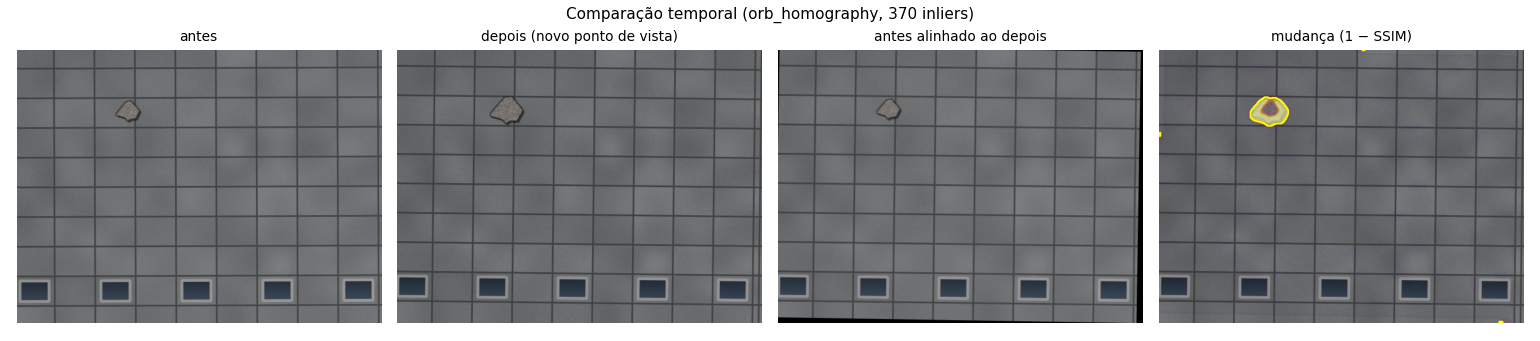
#> input picture artifacts/evaluation/comparison_example.png, 1540 x 341 px; its folder holds only this picture in this run
$ python -i features.py   (imports and definitions only)   (older library calls are emulated)
#> lines starting #> are read from the running program, lines starting #| are printed output that depends on the picture
"""Extração de características reproduzíveis por patch (sem rede neural, executa em CPU).

Para cada patch quadrado (padrão 32 px, passo 16 px) calculamos 31 características:

* cor Lab relativa à mediana da imagem (média e desvio por canal)            → 6
* histograma de orientação de gradiente ponderado por magnitude (tipo HOG)   → 9
* magnitude de gradiente relativa (média e desvio)                           → 2
* histograma LBP uniforme (P=8, R=1)                                         → 10
* resposta black-hat (estruturas escuras e finas): média e fração forte      → 2
* densidade de bordas Canny e energia do Laplaciano relativa                 → 2

Valores relativos à própria imagem tornam o modelo menos sensível à cor do revestimento e à
iluminação global. Todas as médias por patch usam imagens integrais (custo O(pixels)).
"""

from __future__ import annotations

from dataclasses import dataclass

import cv2
import numpy as np
from skimage.feature import local_binary_pattern

FEATURE_NAMES = (
    [f"lab_rel_mean_{c}" for c in "Lab"]
    + [f"lab_rel_std_{c}" for c in "Lab"]
    + [f"hog_bin_{i}" for i in range(9)]
    + ["grad_rel_mean", "grad_rel_std"]
    + [f"lbp_{i}" for i in range(10)]
    + ["blackhat_mean", "blackhat_strong_frac", "edge_density", "laplacian_rel"]
)
N_FEATURES = len(FEATURE_NAMES)


@dataclass(frozen=True)
class PixelMaps:
    """Mapas por pixel reutilizados pela categorização heurística."""

    lab: np.ndarray  # float32, L em 0–100
    l_rel: np.ndarray
    grad_mag: np.ndarray
    blackhat: np.ndarray
    laplacian: np.ndarray
    edges: np.ndarray
    median_lab: np.ndarray


def pixel_maps(image_bgr: np.ndarray) -> PixelMaps:
    lab = cv2.cvtColor(image_bgr.astype(np.float32) / 255.0, cv2.COLOR_BGR2LAB)
    med = np.median(lab.reshape(-1, 3), axis=0).astype(np.float32)
    L = lab[..., 0]
    gx = cv2.Sobel(L, cv2.CV_32F, 1, 0, ksize=3)
    gy = cv2.Sobel(L, cv2.CV_32F, 0, 1, ksize=3)
    mag = np.sqrt(gx * gx + gy * gy)
    kernel = cv2.getStructuringElement(cv2.MORPH_ELLIPSE, (9, 9))
    blackhat = cv2.morphologyEx(L, cv2.MORPH_BLACKHAT, kernel)
    lap = np.abs(cv2.Laplacian(cv2.GaussianBlur(L, (3, 3), 0), cv2.CV_32F))
    gray = cv2.cvtColor(image_bgr, cv2.COLOR_BGR2GRAY)
    v = float(np.median(gray))
    edges = cv2.Canny(gray, int(max(0, 0.66 * v)), int(min(255, 1.33 * v))) > 0
    return PixelMaps(lab, L - med[0], mag, blackhat, lap, edges, med)


def patch_origins(h: int, w: int, patch: int, stride: int) -> tuple[np.ndarray, np.ndarray]:
    ys = np.arange(0, h - patch + 1, stride)
    xs = np.arange(0, w - patch + 1, stride)
    return ys, xs


def _integral(stack: np.ndarray) -> np.ndarray:
    s = np.zeros((stack.shape[0] + 1, stack.shape[1] + 1, stack.shape[2]), np.float64)
    s[1:, 1:] = stack.astype(np.float64).cumsum(0).cumsum(1)
    return s


def _box_means(stack: np.ndarray, ys: np.ndarray, xs: np.ndarray, patch: int) -> np.ndarray:
    s = _integral(stack)
    y0, x0 = np.meshgrid(ys, xs, indexing="ij")
    y1, x1 = y0 + patch, x0 + patch
    total = s[y1, x1] - s[y0, x1] - s[y1, x0] + s[y0, x0]
    return (total / (patch * patch)).astype(np.float32)  # (ny, nx, C)


def extract_patch_features(
    image_bgr: np.ndarray, patch: int = 32, stride: int = 16, maps: PixelMaps | None = None
) -> tuple[np.ndarray, np.ndarray, np.ndarray]:
    """Retorna (features[ny, nx, F], ys, xs)."""
    m = maps or pixel_maps(image_bgr)
    h, w = image_bgr.shape[:2]
    ys, xs = patch_origins(h, w, patch, stride)
    rel = m.lab - m.median_lab
    mag_ref = float(np.mean(m.grad_mag)) + 1e-6
    lap_ref = float(np.median(m.laplacian)) + 1e-3
    L = m.lab[..., 0]
    gx = cv2.Sobel(L, cv2.CV_32F, 1, 0, ksize=3)
    gy = cv2.Sobel(L, cv2.CV_32F, 0, 1, ksize=3)
    theta = (np.arctan2(gy, gx) % np.pi) / np.pi
    bins = np.minimum((theta * 9).astype(np.int32), 8)
    gray = cv2.cvtColor(image_bgr, cv2.COLOR_BGR2GRAY)
    lbp = local_binary_pattern(gray, P=8, R=1, method="uniform").astype(np.int32)
    mag_rel = m.grad_mag / mag_ref
    channels = [rel, rel * rel]
    channels.append(np.stack([m.grad_mag * (bins == k) for k in range(9)], -1))
    channels.append(np.stack([mag_rel, mag_rel * mag_rel], -1))
    channels.append(np.stack([(lbp == k).astype(np.float32) for k in range(10)], -1))
    channels.append(
        np.stack(
            [
                m.blackhat,
                (m.blackhat > 6.0).astype(np.float32),
                m.edges.astype(np.float32),
                m.laplacian / lap_ref,
            ],
            -1,
        )
    )
    means = _box_means(np.concatenate(channels, -1), ys, xs, patch)
    lab_mean = means[..., 0:3]
    lab_std = np.sqrt(np.maximum(means[..., 3:6] - lab_mean**2, 0))
    hog = means[..., 6:15]
    hog = hog / (hog.sum(-1, keepdims=True) + 1e-6)
    g_mean = means[..., 15:16]
    g_std = np.sqrt(np.maximum(means[..., 16:17] - g_mean**2, 0))
    rest = means[..., 17:]
    feats = np.concatenate([lab_mean, lab_std, hog, g_mean, g_std, rest], -1)
    assert feats.shape[-1] == N_FEATURES
    return feats, ys, xs

>>> import cv2
>>> picture = cv2.imread('../../artifacts/evaluation/comparison_example.png')
#> picture is the input picture: shape (341, 1540, 3); mean B, G, R 139.8, 138.2, 136.7
>>> result = extract_patch_features(picture)
#> in pixel_maps, `lab = cv2.cvtColor(image_bgr.astype(np.float32) / 255.0, cv2.COLOR_BGR..`: lab: shape (341, 1540, 3) float32; mean of channels 0, 1, 2 56.4, -0.2, -1.1
#> in pixel_maps, `med = np.median(lab.reshape(-1, 3), axis=0).astype(np.float32)`: med = [46.16, -0.109, -1.25]
#> in pixel_maps, `L = lab[..., 0]`:
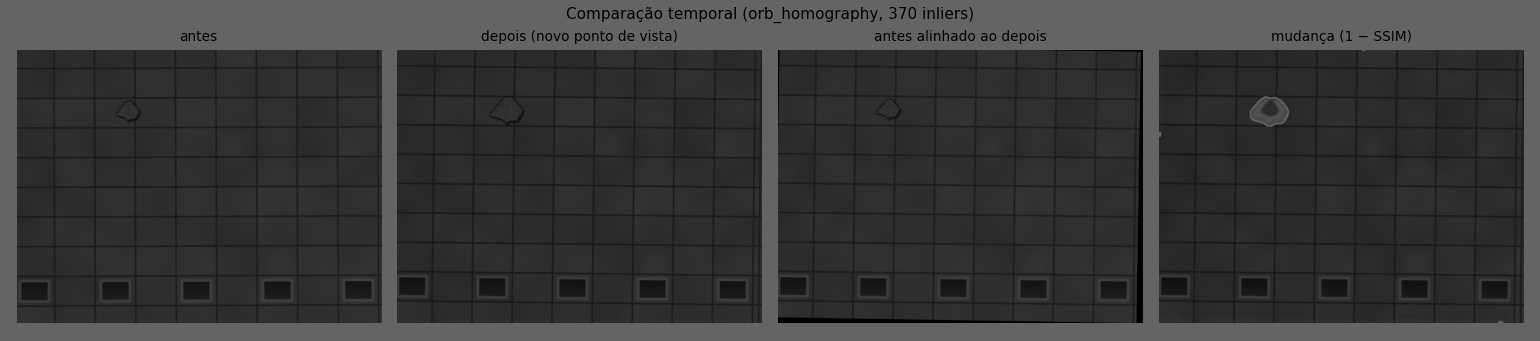
#> L: shape (341, 1540) float32; min 0, max 100, mean 56.4
#> in pixel_maps, `gy = cv2.Sobel(L, cv2.CV_32F, 0, 1, ksize=3)`:
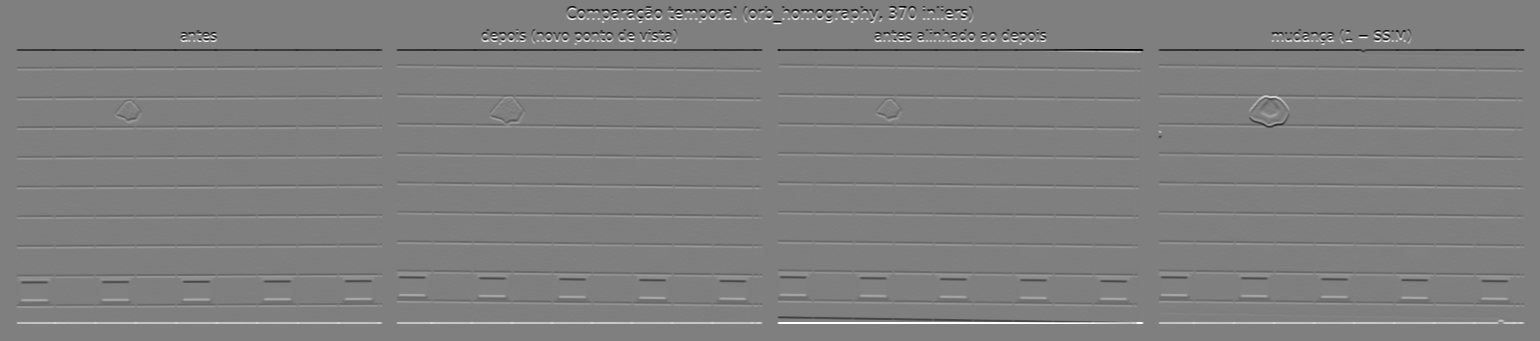
#> gy: shape (341, 1540) float32; min -400, max 400, mean 0; drawn with min black and max white
#> in pixel_maps, `lap = np.abs(cv2.Laplacian(cv2.GaussianBlur(L, (3, 3), 0), cv2.CV_32F))`:
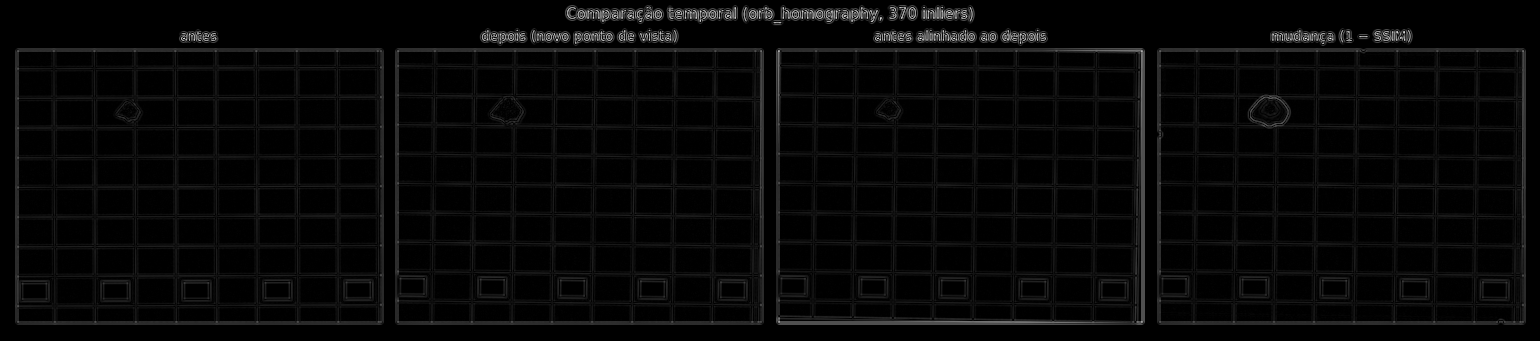
#> lap: shape (341, 1540) float32; min 0, max 80.3, mean 2.4; drawn with min black and max white
#> in pixel_maps, `v = float(np.median(gray))`: v = 110
#> in pixel_maps, `edges = cv2.Canny(gray, int(max(0, 0.66 * v)), int(min(255, 1.33 * v))..`:
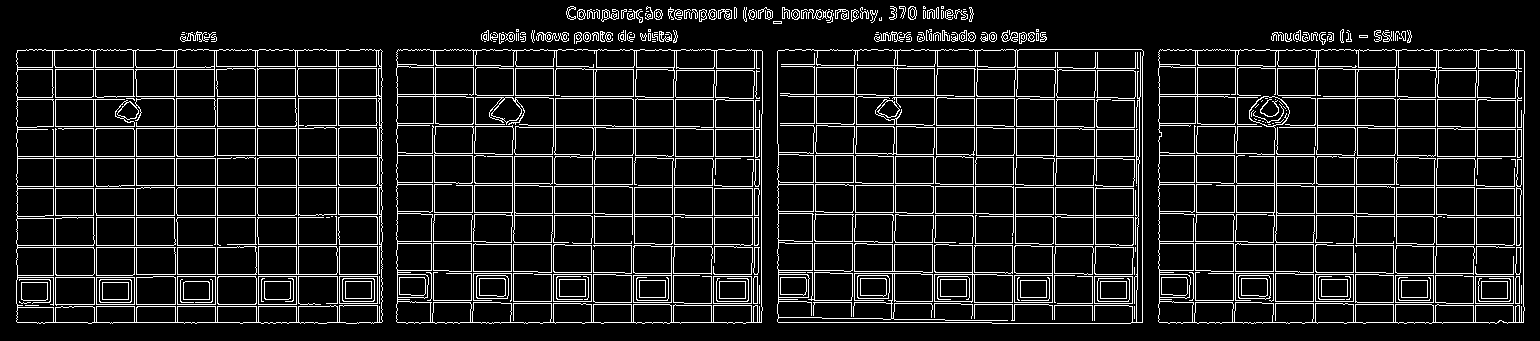
#> edges: shape (341, 1540) bool; 10.8% white in thin lines or dots
#> in extract_patch_features, `rel = m.lab - m.median_lab`: rel: shape (341, 1540, 3) float32; mean of channels 0, 1, 2 10.2, -0.1, 0.1
#> in extract_patch_features, `mag_ref = float(np.mean(m.grad_mag)) + 1e-6`: mag_ref = 21.04
#> in extract_patch_features, `lap_ref = float(np.median(m.laplacian)) + 1e-3`: lap_ref = 0.318
#> in extract_patch_features, `theta = (np.arctan2(gy, gx) % np.pi) / np.pi`:
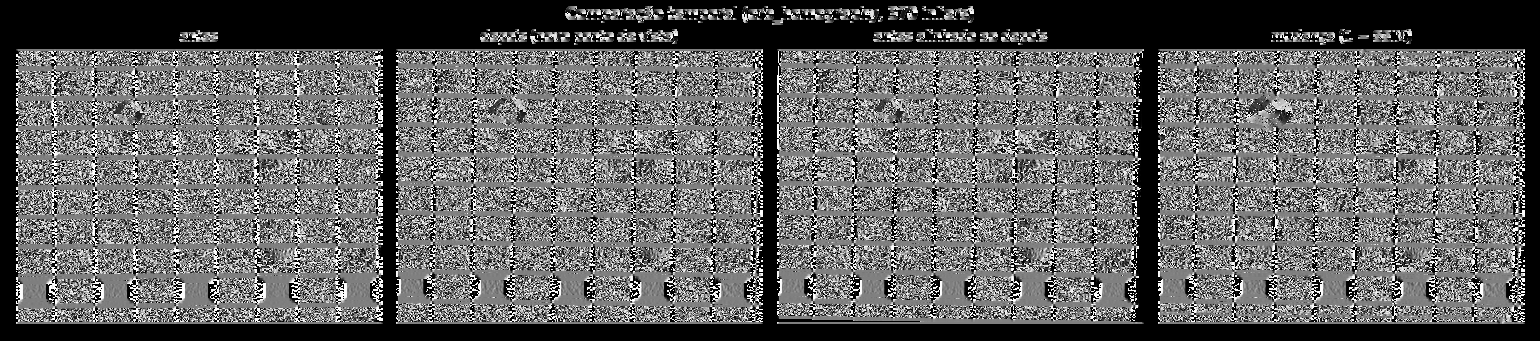
#> theta: shape (341, 1540) float32; min 0, max 1, mean 0.385
#> in extract_patch_features, `lbp = local_binary_pattern(gray, P=8, R=1, method="uniform").astype(np..`:
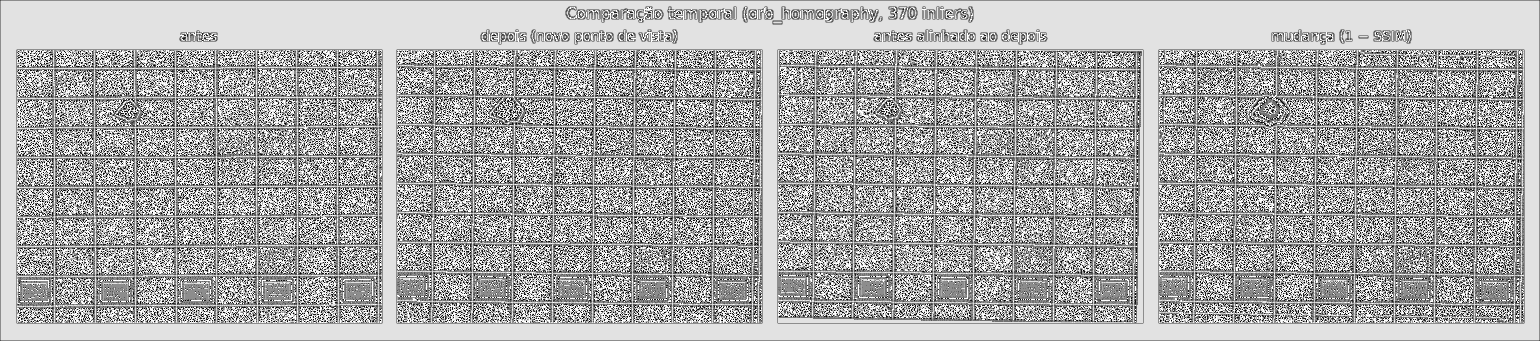
#> lbp: shape (341, 1540) int32; min 0, max 9, mean 6.04; drawn with min black and max white
#> in extract_patch_features, `g_std = np.sqrt(np.maximum(means[..., 16:17] - g_mean**2, 0))`:
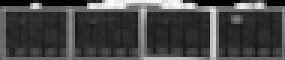
#> g_std: shape (20, 95, 1) float32 (shown 3 times larger); min 0, max 6.39, mean 1.77; drawn with min black and max white

$ run again, on artifacts/evaluation/examples_acertos.png
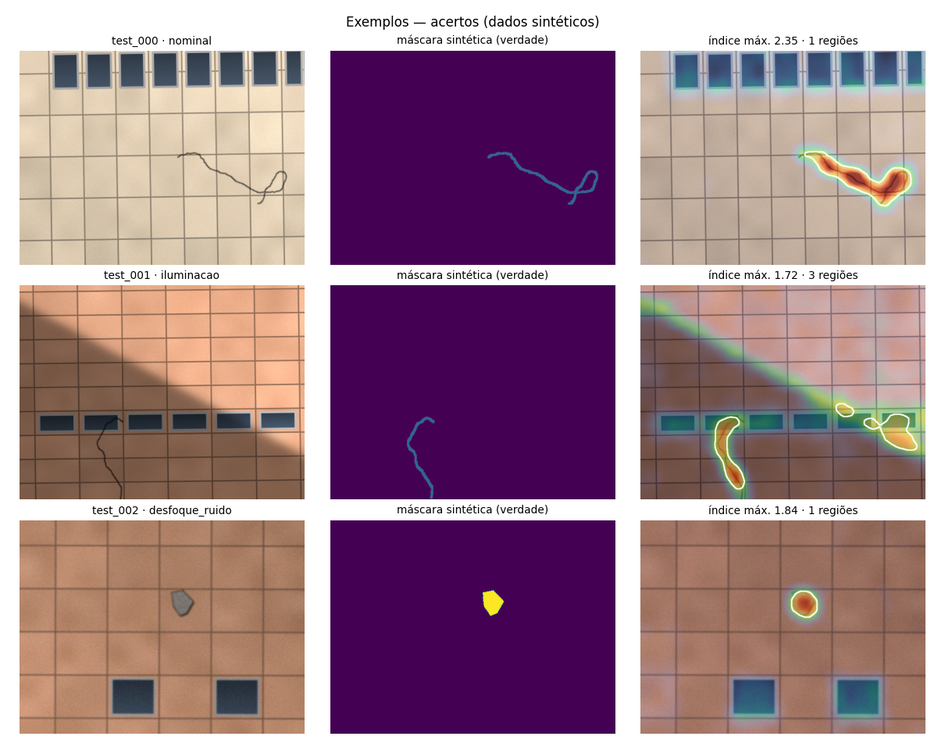
#> input picture artifacts/evaluation/examples_acertos.png, 945 x 747 px, shrunk from 1210 x 956 before the run
#> picture is the input picture: shape (747, 945, 3); mean B, G, R 141, 128.3, 159.8
#> lab: shape (747, 945, 3) float32; mean of channels 0, 1, 2 56.7, 14.8, -1.6
#> med = [57.18, 11.52, 0]
#> v = 138
#> in pixel_maps, `edges = cv2.Canny(gray, int(max(0, 0.66 * v)), int(min(255, 1.33 * v))..`:
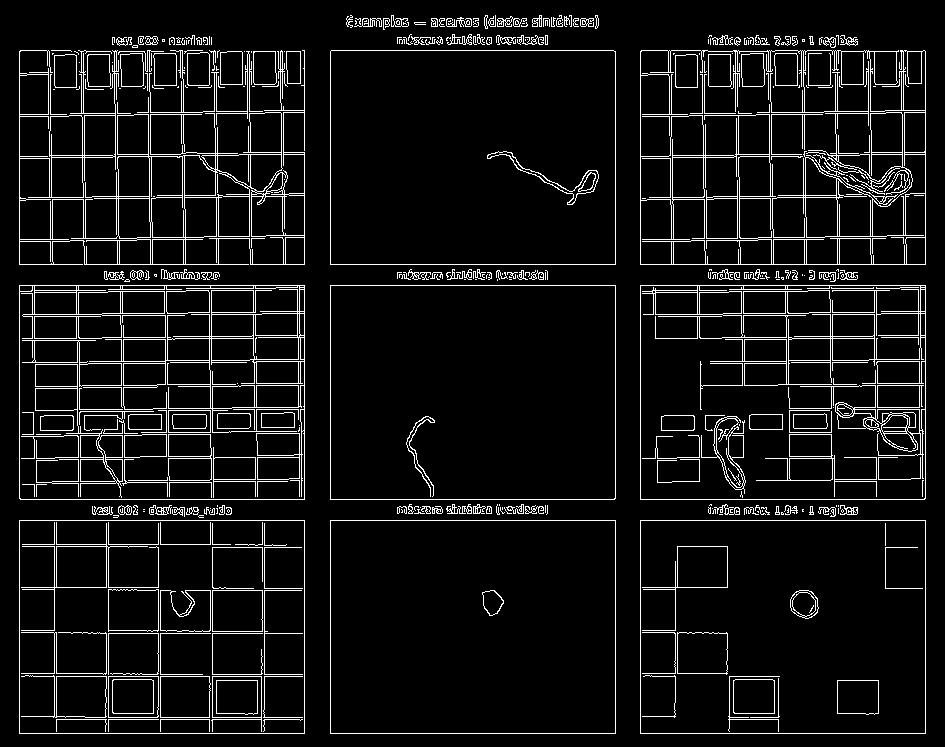
#> edges: shape (747, 945) bool; 7% white in thin lines or dots
#> rel: shape (747, 945, 3) float32; mean of channels 0, 1, 2 -0.5, 3.3, -1.6
#> mag_ref = 18.03
#> lap_ref = 0.151
#> in extract_patch_features, `g_std = np.sqrt(np.maximum(means[..., 16:17] - g_mean**2, 0))`:
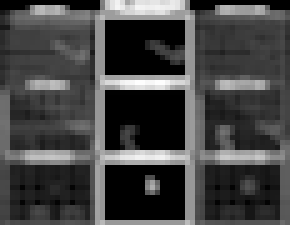
#> g_std: shape (45, 58, 1) float32 (shown 5 times larger); min 0, max 6.9, mean 1.85; drawn with min black and max white
